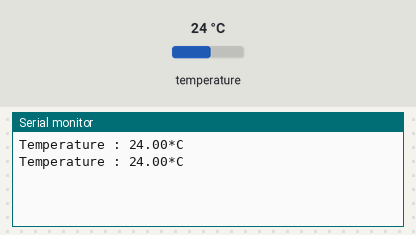
This sketch was run on a simulated Arduino Uno, built with avr-gcc and run on an emulated ATmega328P. On the bench: the last lines printed to the serial monitor. The test bench sets the inputs (shaded band); at power-on: temperature 24 °C.

Above: at 2.4 s.
2.5 s: temperature set to 12 °C
At 3.1 s:
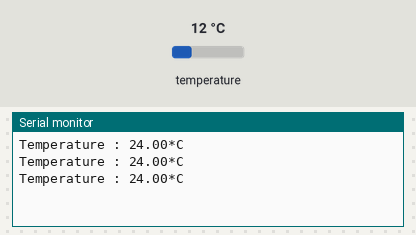
4.0 s: temperature set to 19 °C
At 4.8 s:
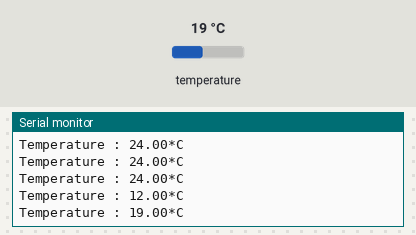
Timing chart, 0 to 7.0 s (numbered marks = the images above; inputs shaded):
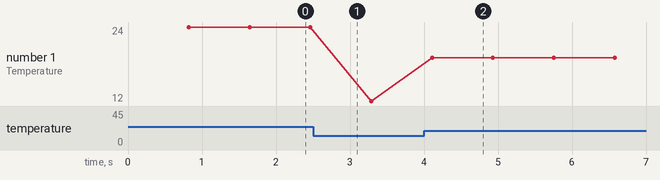

Measured:
- after the input at 4.0 s, the serial monitor: prints a new line after 0.11 s (image 2)
- plotted number 1: 24 → 12 after the input at 2.5 s, 12 → 19 after the input at 4.0 s

The sketch:

temperature.ino
```cpp
/**
 * Exemple de code pour lire un unique capteur DS18B20 sur un bus 1-Wire.
 */

/* Dépendance pour le bus 1-Wire */
#include <OneWire.h>


/* Broche du bus 1-Wire */
const byte BROCHE_ONEWIRE = 3;

/* Code de retour de la fonction getTemperature() */
enum DS18B20_RCODES {
  READ_OK,  // Lecture ok
  NO_SENSOR_FOUND,  // Pas de capteur
  INVALID_ADDRESS,  // Adresse reçue invalide
  INVALID_SENSOR  // Capteur invalide (pas un DS18B20)
};


/* Création de l'objet OneWire pour manipuler le bus 1-Wire */
OneWire ds(BROCHE_ONEWIRE);


/**
 * Fonction de lecture de la température via un capteur DS18B20.
 */
byte getTemperature(float *temperature, byte reset_search) {
  byte data[9], addr[8];
  // data[] : Données lues depuis le scratchpad
  // addr[] : Adresse du module 1-Wire détecté

  /* Reset le bus 1-Wire ci nécessaire (requis pour la lecture du premier capteur) */
  if (reset_search) {
    ds.reset_search();
  }

  /* Recherche le prochain capteur 1-Wire disponible */
  if (!ds.search(addr)) {
    // Pas de capteur
    return NO_SENSOR_FOUND;
  }

  /* Vérifie que l'adresse a été correctement reçue */
  if (OneWire::crc8(addr, 7) != addr[7]) {
    // Adresse invalide
    return INVALID_ADDRESS;
  }

  /* Vérifie qu'il s'agit bien d'un DS18B20 */
  if (addr[0] != 0x28) {
    // Mauvais type de capteur
    return INVALID_SENSOR;
  }

  /* Reset le bus 1-Wire et sélectionne le capteur */
  ds.reset();
  ds.select(addr);

  /* Lance une prise de mesure de température et attend la fin de la mesure */
  ds.write(0x44, 1);
  delay(800);

  /* Reset le bus 1-Wire, sélectionne le capteur et envoie une demande de lecture du scratchpad */
  ds.reset();
  ds.select(addr);
  ds.write(0xBE);

 /* Lecture du scratchpad */
  for (byte i = 0; i < 9; i++) {
    data[i] = ds.read();
  }

  /* Calcul de la température en degré Celsius */
  *temperature = ((data[1] << 8) | data[0]) * 0.0625;

  // Pas d'erreur
  return READ_OK;
}


/** Fonction setup() **/
void setup() {

  /* Initialisation du port série */
  Serial.begin(115200);
}


/** Fonction loop() **/
void loop() {
  float temperature;

  /* Lit la température ambiante à ~1Hz */
  if (getTemperature(&temperature, true) != READ_OK) {
    Serial.println(F("Erreur de lecture du capteur"));
    return;
  }

  /* Affiche la température */
  Serial.print(F("Temperature : "));
  Serial.print(temperature, 2);
  Serial.write('*'); // Caractère degré
  Serial.write('C');
  Serial.println();
}
```
